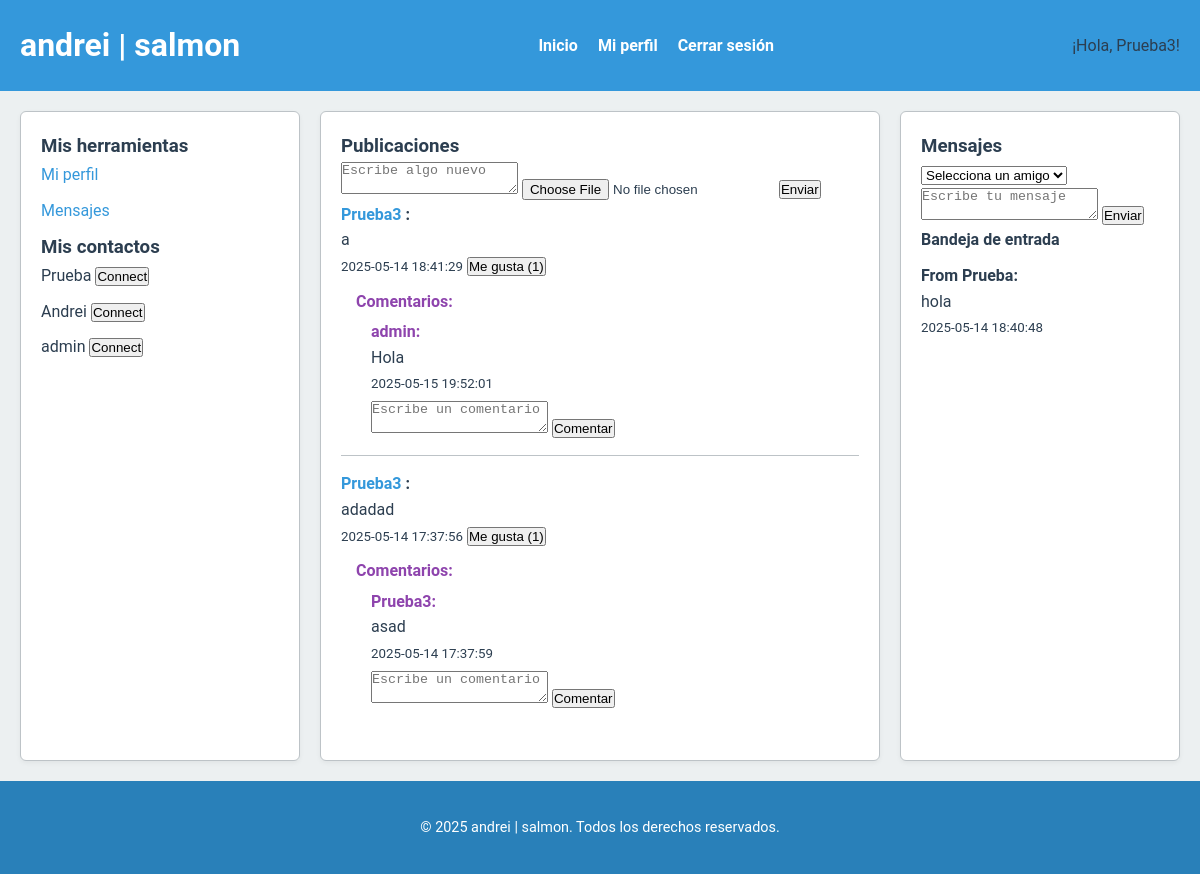
/index.php (signed in), run on the app's committed database.
### tables this page shows
CREATE TABLE users (
            id INTEGER PRIMARY KEY AUTOINCREMENT,
            username TEXT UNIQUE NOT NULL,
            password TEXT NOT NULL
        );

CREATE TABLE comments (
            id INTEGER PRIMARY KEY AUTOINCREMENT,
            post_id INTEGER NOT NULL,
            user_id INTEGER NOT NULL,
            content TEXT NOT NULL,
            created_at DATETIME DEFAULT CURRENT_TIMESTAMP,
            FOREIGN KEY(post_id) REFERENCES posts(id),
            FOREIGN KEY(user_id) REFERENCES users(id)
        );

CREATE TABLE messages (
            id INTEGER PRIMARY KEY AUTOINCREMENT,
            sender_id INTEGER NOT NULL,
            recipient_id INTEGER NOT NULL,
            content TEXT NOT NULL,
            created_at DATETIME DEFAULT CURRENT_TIMESTAMP,
            FOREIGN KEY(sender_id) REFERENCES users(id),
            FOREIGN KEY(recipient_id) REFERENCES users(id)
        );

### src/Models/User.php (called while the page is built, shortened)
<?php
class User {
    private $db;
    public function __construct($db) {
        $this->db = $db;
    }
    public function findById($id) {
        $stmt = $this->db->prepare('SELECT * FROM users WHERE id = ?');
        $stmt->bindValue(1, $id, SQLITE3_INTEGER);
        $result = $stmt->execute();
        return $result->fetchArray(SQLITE3_ASSOC);
    }
    public function getAllExcept($excludeId) {
        $stmt = $this->db->prepare('SELECT * FROM users WHERE id != ?');
        $stmt->bindValue(1, $excludeId, SQLITE3_INTEGER);
        $result = $stmt->execute();
        $users = [];
        while ($row = $result->fetchArray(SQLITE3_ASSOC)) {
            $users[] = $row;
        }
        return $users;
    }
}
?>

### src/Helpers/Utils.php (called while the page is built, shortened)
<?php
function escape($string) {
    return htmlspecialchars($string, ENT_QUOTES, 'UTF-8');
}
?>

### src/Models/Post.php (called while the page is built, shortened)
<?php
class Post {
    private $db;
    public function __construct($db) {
        $this->db = $db;
    }
    public function getFeedPosts($userId) {
        $stmt = $this->db->prepare('
            SELECT
                posts.id AS post_id,
                posts.user_id AS post_user_id,
                posts.content,
                posts.image_path,
                posts.created_at,
                users.username,
                (SELECT COUNT(*) FROM likes WHERE likes.post_id = posts.id) AS like_count
            FROM posts
            JOIN users ON posts.user_id = users.id
            WHERE posts.user_id = ?
               OR posts.user_id IN (SELECT friend_id FROM connections WHERE user_id = ?)
            ORDER BY posts.created_at DESC
        ');
        $stmt->bindValue(1, $userId, SQLITE3_INTEGER);
        $stmt->bindValue(2, $userId, SQLITE3_INTEGER);
        $result = $stmt->execute();
        $posts = [];
        while ($row = $result->fetchArray(SQLITE3_ASSOC)) {
            $posts[] = $row;
        }
        return $posts;
    }
}
?>

### src/Models/Comment.php (called while the page is built, shortened)
<?php
class Comment {
    private $db;
    public function __construct($db) {
        $this->db = $db;
    }
    public function getCommentsByPostId($postId) {
        $stmt = $this->db->prepare('
            SELECT c.*, u.username
            FROM comments c
            JOIN users u ON c.user_id = u.id
            WHERE c.post_id = ?
            ORDER BY c.created_at ASC
        ');
        $stmt->bindValue(1, $postId, SQLITE3_INTEGER);
        $result = $stmt->execute();
        $comments = [];
        while ($row = $result->fetchArray(SQLITE3_ASSOC)) {
            $comments[] = $row;
        }
        return $comments;
    }
}
?>

### src/Models/Message.php (called while the page is built, shortened)
<?php
class Message {
    private $db;
    public function __construct($db) {
        $this->db = $db;
    }
    public function getInbox($userId) {
        $stmt = $this->db->prepare('
            SELECT m.*, u.username AS sender_username
            FROM messages m
            JOIN users u ON m.sender_id = u.id
            WHERE m.recipient_id = ?
            ORDER BY m.created_at DESC
        ');
        $stmt->bindValue(1, $userId, SQLITE3_INTEGER);
        $result = $stmt->execute();
        $messages = [];
        while ($row = $result->fetchArray(SQLITE3_ASSOC)) {
            $messages[] = $row;
        }
        return $messages;
    }
}
?>

### views/home.php (the view, shortened to what this page needs)
<?php
include_once __DIR__ . '/header.php';
if (!isset($db)) {
    $db = (new Database())->getConnection();
}
require_once __DIR__ . '/../src/Models/Post.php';
$postModel = new Post($db);
$posts = $postModel->getFeedPosts($_SESSION['user_id']);
require_once __DIR__ . '/../src/Models/Comment.php';
$commentModel = new Comment($db);
foreach ($posts as &$post) {
    $post['comments'] = $commentModel->getCommentsByPostId($post['post_id']);
}
$others = $userModel->getAllExcept($_SESSION['user_id']);
require_once __DIR__ . '/../src/Models/Message.php';
$messageModel = new Message($db);
$messages = $messageModel->getInbox($_SESSION['user_id']);
?>
<main>
    <div class="left pane">
        <h3>Mis herramientas</h3>
        <ul>
            <li><a href="?action=profile">Mi perfil</a></li>
            <li><a href="#messages">Mensajes</a></li>
        </ul>
        <h3>Mis contactos</h3>
        <ul>
            <?php foreach ($others as $other): ?>
                <li>
                    <?php echo escape($other['username']); ?>
                    <form method="post" style="display:inline;">
                        <button type="submit">Connect</button>
                    </form>
                </li>
            <?php endforeach; ?>
        </ul>
    </div>
    <div class="center pane">
        <h3>Publicaciones</h3>
        <form method="post" enctype="multipart/form-data">
            <textarea name="content" placeholder="Escribe algo nuevo" required></textarea>
            <input type="file" name="image" accept=".jpg,.jpeg,.png">
            <button type="submit">Enviar</button>
        </form>
        <?php foreach ($posts as $post): ?>
            <div class="post">
                <strong>
                    <a href="?action=profile&user_id=<?php echo $post['post_user_id']; ?>">
                        <?php echo escape($post['username']); ?>
                    </a>:
                </strong>
                <p><?php echo escape($post['content']); ?></p>
                <small><?php echo escape($post['created_at']); ?></small>
                <form method="post" style="display:inline;">
                    <button type="submit">Me gusta (<?php echo $post['like_count']; ?>)</button>
                </form>
                <div class="comments" style="margin-top:10px;">
                    <strong>Comentarios:</strong>
                    <?php if (!empty($post['comments'])): ?>
                        <?php foreach ($post['comments'] as $comment): ?>
                            <div style="margin: 5px 0 0 15px;">
                                <strong><?php echo escape($comment['username']); ?>:</strong>
                                <p style="margin:0;"><?php echo escape($comment['content']); ?></p>
                                <small><?php echo escape($comment['created_at']); ?></small>
                            </div>
                        <?php endforeach; ?>
                    <?php else: ?>
                        <p style="margin: 5px 0 0 15px; color:#999;">No hay comentarios.</p>
                    <?php endif; ?>
                    <form method="post" style="margin-top: 5px; margin-left:15px;">
                        <textarea name="comment_content" rows="2" placeholder="Escribe un comentario" required></textarea>
                        <button type="submit">Comentar</button>
                    </form>
                </div>
            </div>
        <?php endforeach; ?>
    </div>
    <div class="right pane" id="messages">
        <h3>Mensajes</h3>
        <form method="post">
            <select name="recipient_id" required>
                <option value="" disabled selected>Selecciona un amigo</option>
            </select>
            <textarea name="message_content" placeholder="Escribe tu mensaje" required></textarea>
            <button type="submit">Enviar</button>
        </form>
        <h4>Bandeja de entrada</h4>
        <?php foreach ($messages as $message): ?>
            <div class="message">
                <strong>From <?php echo escape($message['sender_username']); ?>:</strong>
                <p><?php echo escape($message['content']); ?></p>
                <small><?php echo escape($message['created_at']); ?></small>
            </div>
        <?php endforeach; ?>
    </div>
</main>
<?php
include_once __DIR__ . '/footer.php';
?>

### views/header.php (shortened to what this page needs)
<!DOCTYPE html>
<html lang="es">
<head>
    <link rel="stylesheet" href="assets/css/styles.css">
</head>
<body>
<header>
    <div class="header-container">
        <h1>andrei | salmon</h1>
        <nav>
            <ul>
                <li><a href="index.php">Inicio</a></li>
                <li><a href="index.php?action=profile">Mi perfil</a></li>
                <li><a href="?action=logout">Cerrar sesión</a></li>
            </ul>
        </nav>
        <div class="user-info">
            <?php
            if (isset($user) && isset($user['username'])) {
                echo "¡Hola, " . escape($user['username']) . "!";
            } else {
                echo "¡Hola, Usuario!";
            }
            ?>
        </div>
    </div>
</header>

### public/assets/css/styles.css (style rules this page uses)
* { margin: 0; padding: 0; box-sizing: border-box; }
:root { --primary-color: #3498db; --primary-dark: #2980b9; --accent-color: #8e44ad; --bg-color: #ecf0f1; --text-color: #2c3e50; --divider-color: #bdc3c7; --error-color: #e74c3c; --font-family: 'Roboto', sans-serif; }
body { font-family: var(--font-family); font-size: 16px; background-color: var(--bg-color); color: var(--text-color); line-height: 1.6; }
header { background-color: var(--primary-color); padding: 20px 0; }
.header-container { max-width: 1200px; margin: 0 auto; padding: 0 20px; display: flex; justify-content: space-between; align-items: center; }
header h1 { font-size: 2rem; color: #fff; }
header nav ul { list-style: none; display: flex; gap: 20px; }
header nav ul li a { color: #fff; text-decoration: none; font-weight: bold; transition: color 0.2s ease-in-out; }
form { width: 100%; }
main { max-width: 1200px; margin: 20px auto; display: grid; grid-template-columns: 1fr 2fr 1fr; gap: 20px; padding: 0 20px; }
.pane { background: #fff; border: 1px solid var(--divider-color); border-radius: 6px; padding: 20px; box-shadow: 0 2px 5px rgba(0, 0, 0, 0.05); }
.pane ul { list-style: none; padding-left: 0; }
.pane ul li { margin-bottom: 10px; }
.post { border-bottom: 1px solid var(--divider-color); padding-bottom: 15px; margin-bottom: 15px; }
.post:last-child { border-bottom: none; }
.comments { margin-top: 10px; padding-left: 15px; }
.comments div { margin-bottom: 10px; }
.comments strong { color: var(--accent-color); }
.message { border-bottom: 1px solid var(--divider-color); padding: 10px 0; }
.message:last-child { border-bottom: none; }
a { text-decoration: none; color: var(--primary-color); transition: color 0.2s; }

### data on the page
users: username "Prueba3"
users: username "Prueba"
users: username "Andrei"
users: username "admin"
comments: user.username "admin", content "Hola", created_at "2025-05-15 19:52:01"
comments: user.username "Prueba3", content "asad", created_at "2025-05-14 17:37:59"
messages: sender.username "Prueba", content "hola", created_at "2025-05-14 18:40:48"

### other printed values
$post['username'] "Prueba3"
$post['content'] "a"
$post['created_at'] "2025-05-14 18:41:29"
$post['like_count'] "1"
$post['content'] "adadad"
$post['created_at'] "2025-05-14 17:37:56"
